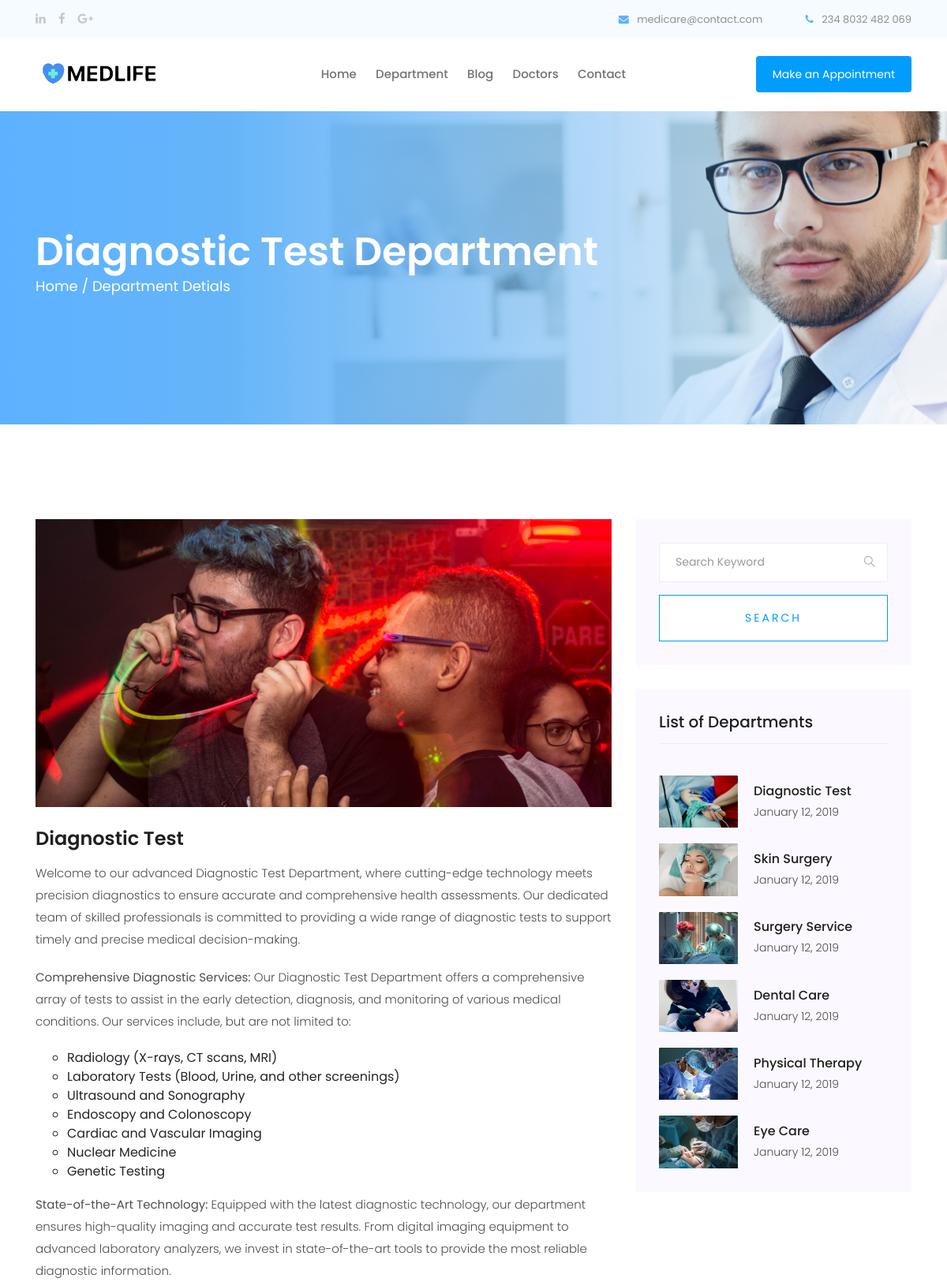
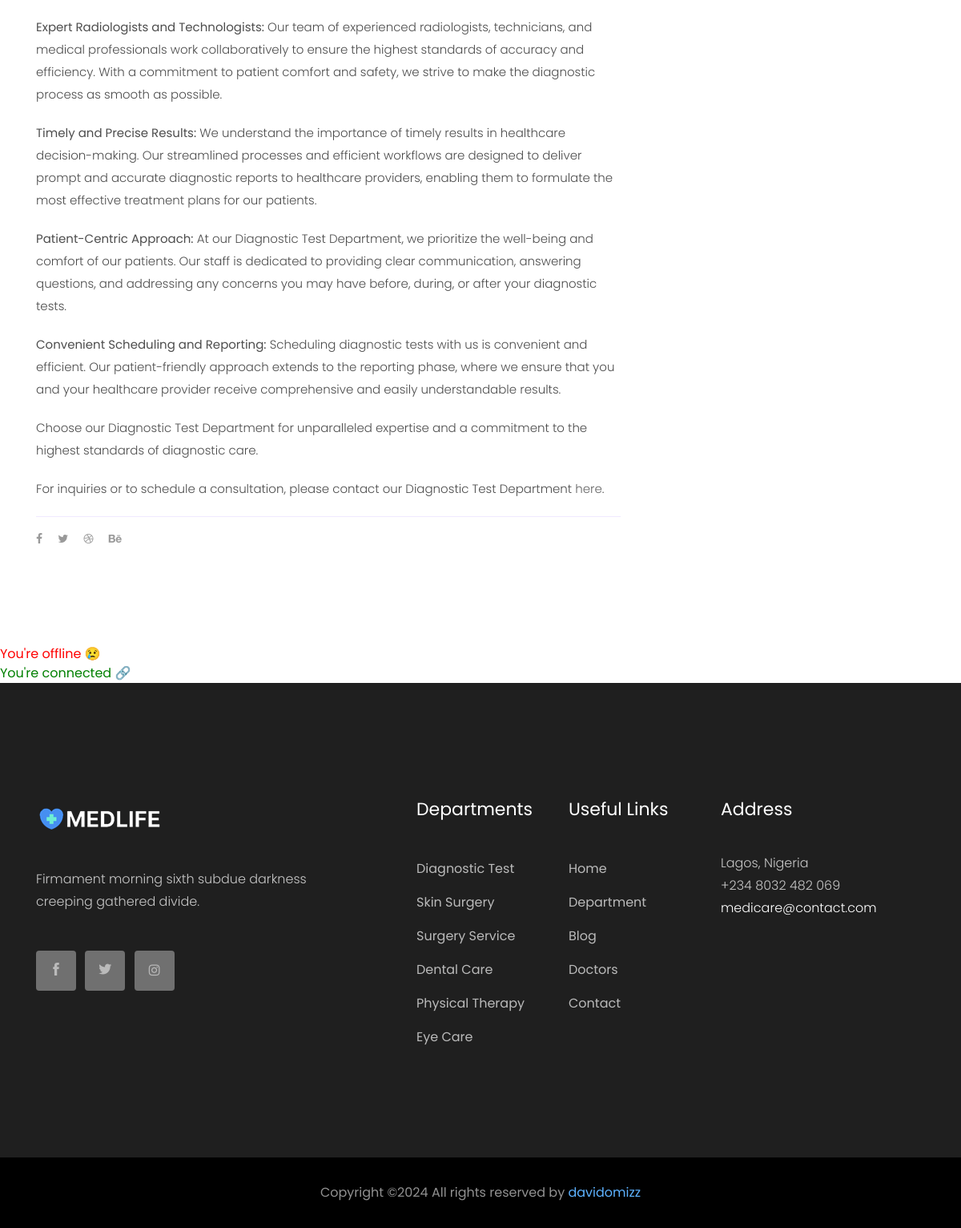
Screenshot of /department/diagnostic-test/ with the database file from the repository (2 pictures, top to bottom).
### app/models.py (models this page shows, shortened)
class Department(models.Model):
    image = models.ImageField(upload_to='department-images')
    name = models.CharField(max_length=255)
    slug = models.SlugField(max_length=255, unique=True, null= True, blank=True)
    description = RichTextField()

### app/views.py (the view)
# urls.py: path('department/<slug:slug>/', views.single_department, name='single_department'),
def single_department(request,slug):
    return handle_form_submission(request, 'single-department.html','department',slug)

### app/forms.py
class ContactForm(forms.Form):
    name = forms.CharField(required=True, label = 'Name', widget= forms.TextInput(attrs={'placeholder':'Enter full name', 'class': 'form-control'}))
    email = forms.EmailField(required=True,label = 'email', widget= forms.TextInput(attrs={'placeholder':'Enter your mail', 'class': 'form-control'}))
    subject = forms.CharField(required=True,label = 'subject', widget= forms.TextInput(attrs={'placeholder':'Subject', 'class': 'form-control'}))
    message = forms.CharField(required=True,label = 'message', widget= forms.Textarea(attrs={'placeholder':'Message', 'class': 'form-control'}))

### app/templates/single-department.html (shortened to what this page needs)
{% extends 'base.html' %}
{% load static %}
{% block content %}
  <div class="bradcam_area breadcam_bg bradcam_overlay">
      <div class="container">
          <div class="row">
              <div class="col-xl-12">
                  <div class="bradcam_text">
                      <h3>{{ single_department.name }} Department</h3>
                      <p><a href="{% url 'home' %}">Home /</a> Department detials</p>
                  </div>
              </div>
          </div>
      </div>
  </div>
   <section class="blog_area single-post-area section-padding">
      <div class="container">
         <div class="row">
            <div class="col-lg-8 posts-list">
               <div class="single-post">
                  <div class="feature-img">
                     <img class="img-fluid" src="img/blog/single_blog_1.png" alt="">
                  </div>
                  <div class="blog_details">
                     <h2>{{ single_department.name }}</h2>
                     <div class="excert single-department-style">
                        {{ single_department.description|safe }}
                        <p>For inquiries or to schedule a consultation, please contact our {{ single_department.name }} Department <a href="{% url 'contact' %} #getInTouch"> here</a>.</p>
                    </div>
                  </div>
               </div>
               <div class="navigation-top">
                  <div class="d-sm-flex justify-content-between text-center">
                     <ul class="social-icons">
                        <li><a href="#"><i class="fa fa-facebook-f"></i></a></li>
                        <li><a href="#"><i class="fa fa-twitter"></i></a></li>
                        <li><a href="#"><i class="fa fa-dribbble"></i></a></li>
                        <li><a href="#"><i class="fa fa-behance"></i></a></li>
                     </ul>
                  </div>
               </div>
            </div>
            <div class="col-lg-4">
               <div class="blog_right_sidebar">
                <aside class="single_sidebar_widget search_widget">
                    <form action="#">
                       <div class="form-group">
                          <div class="input-group mb-3">
                             <input type="text" class="form-control" placeholder='Search Keyword'
                                onfocus="this.placeholder = ''" onblur="this.placeholder = 'Search Keyword'">
                             <div class="input-group-append">
                                <button class="btn" type="button"><i class="ti-search"></i></button>
                             </div>
                          </div>
                       </div>
                       <button class="button rounded-0 primary-bg text-white w-100 btn_1 boxed-btn"
                          type="submit">Search</button>
                    </form>
                 </aside>
                <aside class="single_sidebar_widget popular_post_widget">
                    <h3 class="widget_title">List of Departments</h3>
                    {% if departments %}
                        {% for department in departments %}
                            <div class="media post_item">
                            <img src="{{ department.image.url }}" width="100" alt="post">
                            <div class="media-body">
                                <a href="{% url 'single_department' department.slug %}">
                                    <h3>{{ department.name }}</h3>
                                </a>
                                <p>January 12, 2019</p>
                            </div>
                            </div>
                        {% endfor %}
                    {% endif %}
                 </aside>
               </div>
            </div>
         </div>
      </div>
   </section>
   {% endblock %}

### app/templates/base.html (shortened to what this page needs)
{% load static %}
<!doctype html>
<html class="no-js" lang="zxx">
<head>
    <link rel="stylesheet" href="{% static 'css/bootstrap.min.css' %}">
    <link rel="stylesheet" href="{% static 'css/owl.carousel.min.css' %}">
    <link rel="stylesheet" href="{% static 'css/magnific-popup.css' %}">
    <link rel="stylesheet" href="{% static 'css/font-awesome.min.css' %}">
    <link rel="stylesheet" href="{% static 'css/themify-icons.css' %}">
    <link rel="stylesheet" href="{% static 'css/nice-select.css' %}">
    <link rel="stylesheet" href="{% static 'css/flaticon.css' %}">
    <link rel="stylesheet" href="{% static 'css/gijgo.css' %}">
    <link rel="stylesheet" href="{% static 'css/animate.css' %}">
    <link rel="stylesheet" href="{% static 'css/slicknav.css' %}">
    <link rel="stylesheet" href="{% static 'css/style.css' %}">
    <link rel="stylesheet" type="text/css" href="https://cdn.jsdelivr.net/npm/toastify-js/src/toastify.min.css">
</head>
<body>
    <header>
        <div class="header-area ">
            <div class="header-top_area">
                <div class="container">
                    <div class="row">
                        <div class="col-xl-6 col-md-6 ">
                            <div class="social_media_links">
                                <a href="#">
                                    <i class="fa fa-linkedin"></i>
                                </a>
                                <a href="#">
                                    <i class="fa fa-facebook"></i>
                                </a>
                                <a href="#">
                                    <i class="fa fa-google-plus"></i>
                                </a>
                            </div>
                        </div>
                        <div class="col-xl-6 col-md-6">
                            <div class="short_contact_list">
                                <ul>
                                    <li><a href="mailto:medicare@contact.com"> <i class="fa fa-envelope"></i> medicare@contact.com</a></li>
                                    <li><a href="#"> <i class="fa fa-phone"></i> 234 8032 482 069</a></li>
                                </ul>
                            </div>
                        </div>
                    </div>
                </div>
            </div>
            <div id="sticky-header" class="main-header-area">
                <div class="container">
                    <div class="row align-items-center">
                        <div class="col-xl-3 col-lg-2">
                            <div class="logo">
                                <a href="{% url 'home' %}">
                                    <img src="{% static 'img/Frame_2__1_-removebg-preview.png' %}" alt="">
                                </a>
                            </div>
                        </div>
                        <div class="col-xl-6 col-lg-7">
                            <div class="main-menu  d-none d-lg-block">
                                <nav>
                                    <ul id="navigation">
                                        <li><a class="active" href="{% url 'home' %}">home</a></li>
                                        <li><a href="{% url 'department' %}">Department</a></li>
                                        <li><a href="{% url 'post' %}">blog</a></li>
                                        <li><a href="{% url 'doctors' %}">Doctors</a></li>
                                        <li><a href="{% url 'contact' %}">Contact</a></li>
                                    </ul>
                                </nav>
                            </div>
                        </div>
                        <div class="col-xl-3 col-lg-3 d-none d-lg-block">
                            <div class="Appointment">
                                <div class="book_btn d-none d-lg-block">
                                    <a class="popup-with-form" href="#test-form">Make an Appointment</a>
                                </div>
                            </div>
                        </div>
                        <div class="col-12">
                        </div>
                    </div>
                </div>
            </div>
        </div>
    </header>
    {% block content %}
    {% endblock %}
    <div class="msg" data-status="offline">You're offline 😢</div>
    <div class="msg" data-status="online">You're connected 🔗</div>
    <footer class="footer">
        <div class="footer_top">
            <div class="container">
                <div class="row">
                    <div class="col-xl-4 col-md-6 col-lg-4">
                        <div class="footer_widget">
                            <div class="footer_logo">
                                <a href="#">
                                    <img src="{% static 'img/logo-footer.png' %}" alt="">
                                </a>
                            </div>
                            <p>
                                    Firmament morning sixth subdue darkness
                                    creeping gathered divide.
                            </p>
                            <div class="socail_links">
                                <ul>
                                    <li>
                                        <a href="https://web.facebook.com/david.omisakin/">
                                            <i class="ti-facebook"></i>
                                        </a>
                                    </li>
                                    <li>
                                        <a href="https://twitter.com/davidomizz">
                                            <i class="ti-twitter-alt"></i>
                                        </a>
                                    </li>
                                    <li>
                                        <a href="https://www.instagram.com/davidomizz/">
                                            <i class="fa fa-instagram"></i>
                                        </a>
                                    </li>
                                </ul>
                            </div>
                        </div>
                    </div>
                    <div class="col-xl-2 offset-xl-1 col-md-6 col-lg-3">
                        <div class="footer_widget">
                            <h3 class="footer_title">
                                    Departments
                            </h3>
                            <ul>
                                {% if departments %}
                                    {% for department in departments %}
                                        <li><a href="{% url 'single_department' department.slug %}">{{  department.name }}</a></li>
                                    {% endfor %}
                                {% endif %}
                            </ul>
                        </div>
                    </div>
                    <div class="col-xl-2 col-md-6 col-lg-2">
                        <div class="footer_widget">
                            <h3 class="footer_title">
                                    Useful Links
                            </h3>
                            <ul>
                                <li><a href="{% url 'home' %}">Home</a></li>
                                <li><a href="{% url 'department' %}">Department</a></li>
                                <li><a href="{% url 'post' %}">Blog</a></li>
                                <li><a href="{% url 'doctors' %}">Doctors</a></li>
                                <li><a href="{% url 'contact' %}">Contact</a></li>
                            </ul>
                        </div>
                    </div>
                    <div class="col-xl-3 col-md-6 col-lg-3">
                        <div class="footer_widget">
                            <h3 class="footer_title">
                                    Address
                            </h3>
                            <p>
                                Lagos, Nigeria <br>
                                +234 8032 482 069 <br>
                                <a href="mailto:medicare@contact.com" class="text-white">medicare@contact.com</a>
                            </p>
                        </div>
                    </div>
                </div>
            </div>
        </div>
        <div class="copy-right_text">
            <div class="container">
                <div class="footer_border"></div>
                <div class="row">
                    <div class="col-xl-12">
                        <p class="copy_right text-center">
    Copyright &copy;<script>document.write(new Date().getFullYear());</script> All rights reserved by <a href="https://davidomizz.pythonanywhere.com/" target="_blank">davidomizz</a>
                        </p>
                    </div>
                </div>
            </div>
        </div>
    </footer>
</body>
</html>

### rows the page displays
Department: name "Diagnostic Test", description "Welcome to our advanced Diagnostic Test Department, where cutting-edge technology meets precision diagnostics to ensure accurate and comprehensive health assessments. Our dedicated team of skilled professionals is committed to providing a wide range of diagnostic tests to support timely and precise medical decision-making. Comprehensive Diagnostic Services: Our Diagnostic Test Department offers a comprehensive array of tests to assist in the early detection, diagnosis, and monitoring of various medical conditions. Our services include, but are not limited to: Radiology (X-rays, CT scans, MRI) Laboratory Tests (Blood, Urine, and other screenings) Ultrasound and Sonography Endoscopy and…", image (picture)
Department: image (picture), name "Skin Surgery"
Department: image (picture), name "Surgery Service"
Department: image (picture), name "Dental Care"
Department: image (picture), name "Physical Therapy"
Department: image (picture), name "Eye Care"
